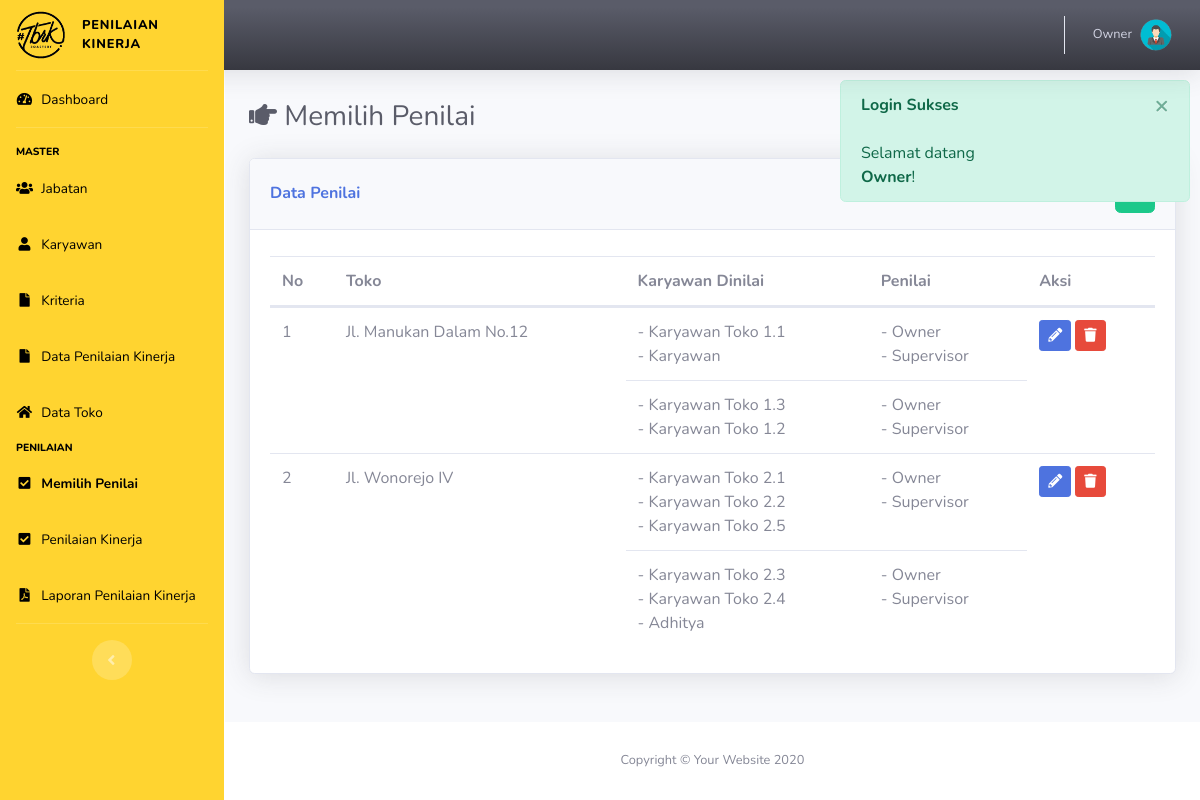
Screenshot of /index.php?p=memilihpen (signed in) with the database file from the repository.
### tables this page shows
CREATE TABLE IF NOT EXISTS `penilai` (
  `id_penilai` int(11) NOT NULL AUTO_INCREMENT,
  `id_periode` int(11) NOT NULL,
  `id_toko` int(11) NOT NULL,
  `grup` varchar(50) NOT NULL DEFAULT '',
  `sts` char(1) NOT NULL DEFAULT '',
  PRIMARY KEY (`id_penilai`),
  KEY `id_periode` (`id_periode`),
  KEY `id_toko` (`id_toko`),
  CONSTRAINT `FK_penilai_toko` FOREIGN KEY (`id_toko`) REFERENCES `toko` (`id_toko`) ON DELETE CASCADE ON UPDATE CASCADE,
  CONSTRAINT `fk_per1` FOREIGN KEY (`id_periode`) REFERENCES `periode` (`id_periode`) ON DELETE CASCADE ON UPDATE CASCADE
);

CREATE TABLE IF NOT EXISTS `toko` (
  `id_toko` int(11) NOT NULL AUTO_INCREMENT,
  `lokasi` varchar(50) NOT NULL,
  `setting_jml` varchar(50) NOT NULL,
  PRIMARY KEY (`id_toko`)
);

CREATE TABLE IF NOT EXISTS `grup_dinilai` (
  `id_grup` int(11) NOT NULL AUTO_INCREMENT,
  `id_penilai` int(11) NOT NULL,
  `id_kar` varchar(12) DEFAULT NULL,
  PRIMARY KEY (`id_grup`),
  KEY `id_penilai` (`id_penilai`),
  KEY `id_kar` (`id_kar`),
  CONSTRAINT `FK_grup_dinilai_karyawan` FOREIGN KEY (`id_kar`) REFERENCES `karyawan` (`id_kar`) ON DELETE CASCADE ON UPDATE CASCADE,
  CONSTRAINT `FK_grup_penilai_penilai` FOREIGN KEY (`id_penilai`) REFERENCES `penilai` (`id_penilai`) ON DELETE CASCADE ON UPDATE CASCADE
);

CREATE TABLE IF NOT EXISTS `karyawan` (
  `id_kar` varchar(12) NOT NULL,
  `id_jabatan` int(11) NOT NULL,
  `id_toko` int(11) NOT NULL,
  `password` varchar(12) NOT NULL,
  `nama` varchar(50) NOT NULL,
  `alamat` varchar(50) NOT NULL,
  `no_telp` varchar(50) NOT NULL,
  PRIMARY KEY (`id_kar`),
  KEY `id_jabatan` (`id_jabatan`),
  KEY `id_toko` (`id_toko`),
  CONSTRAINT `fk_jab1` FOREIGN KEY (`id_jabatan`) REFERENCES `jabatan` (`id_jabatan`) ON DELETE CASCADE ON UPDATE CASCADE,
  CONSTRAINT `fk_toko1` FOREIGN KEY (`id_toko`) REFERENCES `toko` (`id_toko`) ON DELETE CASCADE ON UPDATE CASCADE
);

CREATE TABLE IF NOT EXISTS `penilai_detail` (
  `id_penilai_detail` int(11) NOT NULL AUTO_INCREMENT,
  `id_grup` int(11) NOT NULL,
  `id_kar` varchar(12) NOT NULL,
  PRIMARY KEY (`id_penilai_detail`),
  KEY `id_kar` (`id_kar`),
  KEY `id_grup` (`id_grup`),
  CONSTRAINT `FK_penilai_detail_grup_dinilai` FOREIGN KEY (`id_grup`) REFERENCES `grup_dinilai` (`id_grup`) ON DELETE CASCADE ON UPDATE CASCADE,
  CONSTRAINT `FK_penilai_detail_karyawan` FOREIGN KEY (`id_kar`) REFERENCES `karyawan` (`id_kar`) ON DELETE CASCADE ON UPDATE CASCADE
);

### config/koneksi.php (the view, shortened to what this page needs)
<?php
	function get_tahun_ajar_id()
	{
		$con = $GLOBALS['con'];
		$sql = "SELECT * FROM periode WHERE status_periode = 1";
		$q = mysqli_query($con, $sql);
		$row = mysqli_fetch_array($q);
		return $row['id_periode'];
	}
	function get_dinilai($con, $idp){
        $sql = "SELECT * FROM grup_dinilai a JOIN karyawan b ON a.id_kar = b.id_kar WHERE a.id_penilai = $idp";
        $q = mysqli_query($con, $sql);
        $txt = '';
        while($row = mysqli_fetch_array($q)){
            $txt .= "- $row[nama]<br>";
        }
        return $txt;
    }
    function get_penilai($con, $idp){
        $sql = "SELECT *
				FROM penilai_detail a
				JOIN karyawan b ON a.id_kar = b.id_kar
				JOIN grup_dinilai c ON a.id_grup = c.id_grup
				WHERE c.id_penilai = $idp
				GROUP BY b.id_kar";
        $q = mysqli_query($con, $sql);
        $txt = '';
        while($row = mysqli_fetch_array($q)){
            $txt .= "- $row[nama]<br>";
        }
        return $txt;
    }
?>

### pages/memilihpen.php (shortened to what this page needs)
<div class="d-sm-flex align-items-center justify-content-between mb-4">
    <h1 class="h3 mb-0 text-gray-800"> <i class="fa fa-hand-point-right"></i> Memilih Penilai</h1>
</div>
<?php
	$ket = "Data";
?>
<div class="row row_angket">
	<div class="col mb-4">
		<div class="card shadow mb-4">
            <div class="card-header py-3 d-flex flex-row align-items-center justify-content-between">
                <h6 class="m-0 font-weight-bold text-primary"><?= ucfirst($ket); ?> Penilai</h6>
                <?php
                if(!isset($_GET['ket'])){
                ?>
                <div class="dropdown no-arrow">
                    <a href="index.php?p=memilihpen&ket=tambah" class="btn btn-success" data-toggle="tooltip" data-placement="top" title="Tambah Data"><i class="fa fa-plus"></i></a>
                </div>
            	<?php } ?>
            </div>
            <div class="card-body">
            <?php
            	if(!isset($form)):
            ?>
                <?php
                    $idper = get_tahun_ajar_id();
                    $sql = "SELECT *
                            FROM penilai a
                            JOIN toko b ON a.id_toko = b.id_toko
                            WHERE a.id_periode = $idper";
                    $q = mysqli_query($con, $sql);
                ?>
                <table class="table table-hover dataTable">
                    <thead>
                        <tr>
                            <th>No</th>
                            <th>Toko</th>
                            <th>Karyawan Dinilai</th>
                            <th>Penilai</th>
                            <th>Aksi</th>
                        </tr>
                    </thead>
                    <tbody>
                    <?php
                        $i=0;
                        $j=1;
                        while($row = mysqli_fetch_array($q)){
                    ?>
                        <tr>
                            <?php
                                if($j%2!=0){
                            ?>
                            <td rowspan="2"><?= ++$i; ?></td>
                            <td rowspan="2"><?= $row['lokasi']; ?></td>
                            <td><?= get_dinilai($con, $row['id_penilai']); ?></td>
                            <td><?= get_penilai($con, $row['id_penilai']); ?></td>
                            <td rowspan="2">
                                <a href="index.php?p=memilihpen&ket=ubah&idt=<?= $row['id_toko'] ?>" class="btn btn-sm btn-primary" data-toggle="tooltip" data-placement="top" title="Ubah Data"><i class="fa fa-pencil-alt"></i></a>
                                <button type="button" class="btn btn-sm btn-danger btn-hapus" data-id="<?= $row['id_toko'] ?>" data-toggle="tooltip" data-placement="top" title="Hapus">
                                    <i class="fa fa-trash"></i>
                                </button>
                            </td>
                            <?php
                                }else{
                            ?>
                            <td><?= get_dinilai($con, $row['id_penilai']); ?></td>
                            <td><?= get_penilai($con, $row['id_penilai']); ?></td>
                            <?php
                                }
                            ?>
                        </tr>
                    <?php
                        $j++;
                        }
                    ?>
                    </tbody>
                </table>
            	<?php endif; ?>
            </div>
        </div>
    </div>
</div>

### rows the page displays
penilai: id_toko.lokasi "Jl. Manukan Dalam No.12"
grup_dinilai: id_kar.nama "Karyawan Toko 1.1"
grup_dinilai: id_kar.nama "Karyawan"
penilai_detail: id_kar.nama "Owner"
penilai_detail: id_kar.nama "Supervisor"
grup_dinilai: id_kar.nama "Karyawan Toko 1.3"
grup_dinilai: id_kar.nama "Karyawan Toko 1.2"
penilai_detail: id_kar.nama "Owner"
penilai_detail: id_kar.nama "Supervisor"
penilai: id_toko.lokasi "Jl. Wonorejo IV"
grup_dinilai: id_kar.nama "Karyawan Toko 2.1"
grup_dinilai: id_kar.nama "Karyawan Toko 2.2"
grup_dinilai: id_kar.nama "Karyawan Toko 2.5"
penilai_detail: id_kar.nama "Owner"
penilai_detail: id_kar.nama "Supervisor"
grup_dinilai: id_kar.nama "Karyawan Toko 2.3"
grup_dinilai: id_kar.nama "Karyawan Toko 2.4"
grup_dinilai: id_kar.nama "Adhitya"
penilai_detail: id_kar.nama "Owner"
penilai_detail: id_kar.nama "Supervisor"

### other values shown
$_SESSION['name'] "Owner"
$ket "Data"
$_SESSION["flash"]["head"] "Login Sukses"
$_SESSION["flash"]["msg"] "Selamat datang Owner !"
